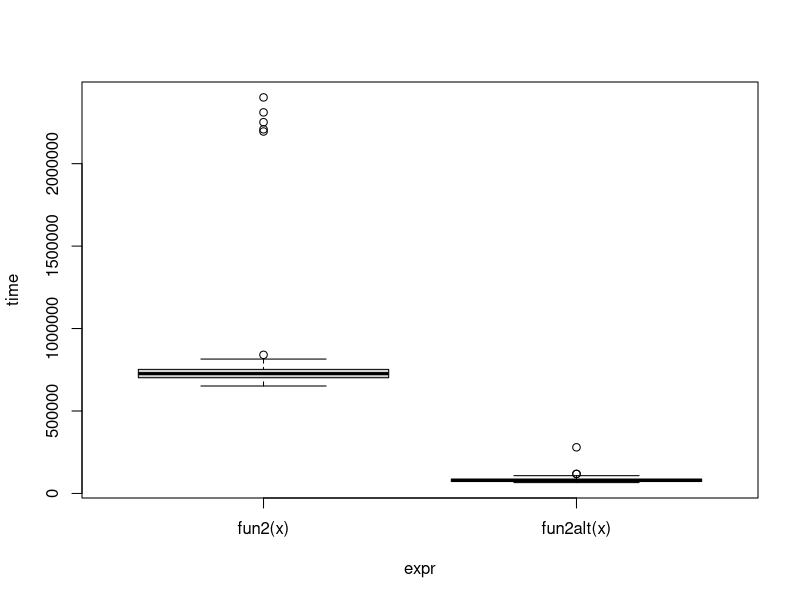

Write the R code that produced this figure. (Note: this script raises an error after producing the figure.)
## ---- chunk 1
library(parallel)
## ---- chunk 2
fun1 <- function(n = 100, k = 4, lambda = 4) {
  x <- NULL
  for (i in 1:n)
    x <- rbind(x, rpois(k, lambda))
  x
}

fun1alt <- function(n = 100, k = 4, lambda = 4) {
  matrix(rpois(n * k, lambda = lambda), ncol = k)
}

# Benchmarking
microbenchmark::microbenchmark(
  fun1(),
  fun1alt(), unit = 'relative'
)
## ---- chunk 3
# Data Generating Process (10 x 10,000 matrix)
set.seed(1234)
x <- matrix(rnorm(1e4), nrow=10)

# Find each column's max value
fun2 <- function(x) {
  apply(x, 2, max)
}

fun2alt <- function(x) {
  x[cbind(max.col(t(x)), 1:ncol(x))]
}

# Benchmarking
ans_benchmark <- microbenchmark::microbenchmark(
  fun2(x),
  fun2alt(x), unit = 'relative'
)
plot(ans_benchmark)
## ---- chunk 4
my_boot <- function(dat, stat, R, ncpus = 1L) {
  
  # Getting the random indices
  n <- nrow(dat)
  idx <- matrix(sample.int(n, n*R, TRUE), nrow=n, ncol=R)
 
  # Making the cluster using `ncpus`
  # STEP 1: Make Cluster
  cl <- makePSOCKcluster(ncpus)
  
  # STEP 2: Set up (export data if needed)
  clusterExport(cl, varlist = c('idx', 'dat', 'stat'), envir = environment())

  
  # STEP 3: THIS FUNCTION NEEDS TO BE REPLACES WITH parLapply
  ans <- parLapply(cl, seq_len(R), function(i) {
    stat(dat[idx[,i], , drop=FALSE])
  })
  
  # Coercing the list into a matrix
  ans <- do.call(rbind, ans)
  
  # STEP 4: GOES HERE
  stopCluster(cl)
  ans
}
## ---- chunk 5
# Bootstrap of an OLS
my_stat <- function(d) coef(lm(y ~ x, data=d))

# DATA SIM
set.seed(1)
n <- 500
R <- 1e4

x <- cbind(rnorm(n))
y <- x*5 + rnorm(n)

# Checking if we get something similar as lm
ans0 <- confint(lm(y~x))
ans1 <- my_boot(dat = data.frame(x, y), my_stat, R = R, ncpus = 2L)

# You should get something like this
t(apply(ans1, 2, quantile, c(.025,.975)))
##                   2.5%      97.5%
## (Intercept) -0.1372435 0.05074397
## x            4.8680977 5.04539763
ans0
##                  2.5 %     97.5 %
## (Intercept) -0.1379033 0.04797344
## x            4.8650100 5.04883353
## ---- chunk 6
system.time(my_boot(dat = data.frame(x, y), my_stat, R = 4000, ncpus = 1L))
system.time(my_boot(dat = data.frame(x, y), my_stat, R = 4000, ncpus = 2L))
